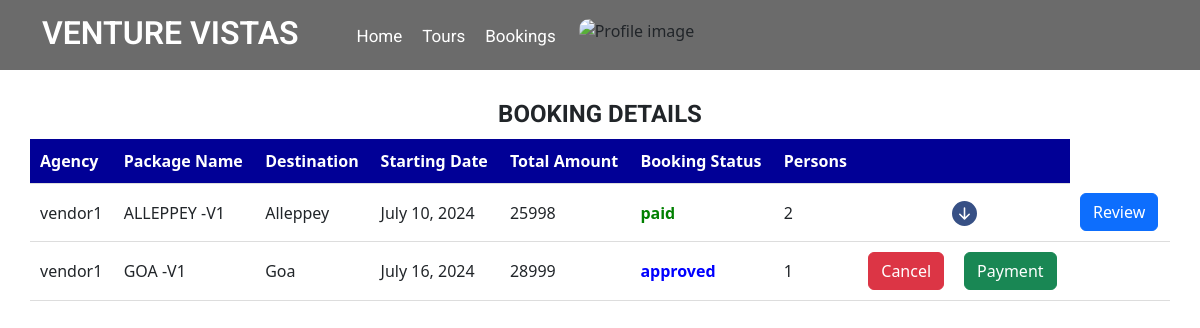
/userviewbookings (signed in), run on an earlier commit of the app's database.
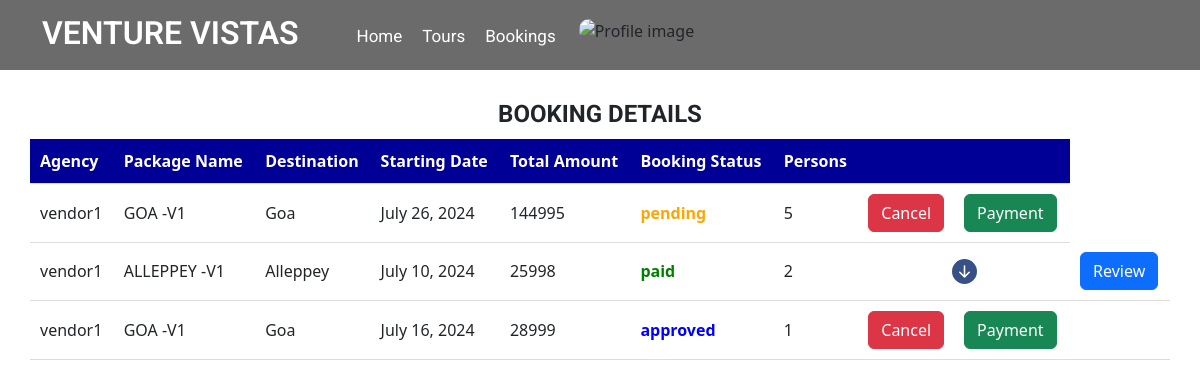
And on a later commit of the database.
### app/models.py (models this page shows, shortened)
class Booking(models.Model):
    booking_status = (
        ('booked', 'booked'),
        ('pending', 'pending'),
        ('reject', 'reject'),
        ('paid', 'paid'),
        ('approved', 'approved')
    )
    user_id = models.ForeignKey(CustomUser, on_delete=models.CASCADE)
    package_id = models.ForeignKey(Package, on_delete=models.CASCADE)
    name = models.CharField(max_length=50)
    no_of_people = models.IntegerField()
    booking_date = models.DateField()
    date = models.DateTimeField(auto_now_add=True)
    HealthAssistant_id = models.ForeignKey(HealthAssistant, on_delete=models.CASCADE,null=True, blank=True)
    status = models.CharField(choices=booking_status, default='pending', max_length=50)
    total_amount = models.IntegerField()
    rating = models.IntegerField(null=True, blank=True)
    review = models.CharField(max_length=200, null=True, blank=True)

class Package(models.Model):
    user_id = models.ForeignKey(CustomUser, on_delete=models.CASCADE)
    package_name = models.CharField(max_length=100)
    img1 = models.FileField(upload_to='package')
    img2 = models.FileField(upload_to='package')
    expiry_date = models.DateField()
    price = models.IntegerField()
    no_of_days = models.IntegerField()
    no_of_night = models.IntegerField()
    source = models.CharField(max_length=50)
    destination = models.CharField(max_length=50)
    description = models.CharField(max_length=200)
    is_active = models.BooleanField(default=False)

class CustomUser(AbstractUser):
    register_status = (
        ('approve', 'approve'),
        ('pending', 'pending'),
        ('reject', 'reject'),
    )
    phone_number = models.CharField(max_length=10)
    user_type = models.CharField(max_length=100)
    status = models.CharField(choices=register_status, default='pending', max_length=50)

### app/views.py (the view)
# urls.py: path('userviewbookings', views.userviewbookings, name="userviewbookings"),
@cache_control(no_cache=True, must_revalidate=True, no_store=True)
@login_required(login_url=Login)
def userviewbookings(request):
    User = CustomUser.objects.get(id=request.user.id)
    bookings_data = Booking.objects.filter(user_id=User).order_by('-status','-date')
    return render(request, 'User/Booking.html', {'bookings_data':bookings_data, 'User':User})

### template/User/Booking.html (shortened to what this page needs)
<!doctype html>
<html lang="en">
  <head>
    {% load static %}
    <link rel="stylesheet" href="{% static 'css/style-starter.css' %}">
    <link rel="stylesheet" href="https://cdnjs.cloudflare.com/ajax/libs/font-awesome/4.7.0/css/font-awesome.min.css">
  <link href="https://cdn.jsdelivr.net/npm/bootstrap@5.3.2/dist/css/bootstrap.min.css" rel="stylesheet"
>
  </head>
<body id="home">
<section class=" w3l-header-4 header-sticky">
	<header id="site-header" class="fixed-top">
		<div class="container">
			<nav class="navbar navbar-expand-lg navbar-dark stroke">
				<h1><a class="navbar-brand" href="{% url 'userHome' %}">
					</span>VENTURE VISTAS
				</a></h1>
				<div class="collapse navbar-collapse" id="navbarTogglerDemo02">
					<ul class="navbar-nav ml-lg-5">
						<li class="nav-item active">
							<a class="nav-link" href="{% url 'userHome' %}">Home <span class="sr-only">(current)</span></a>
						</li>
						<li class="nav-item @@services__active">
							<a class="nav-link" href="{% url 'user_packages' %}">Tours</a>
						</li>
            <li class="nav-item @@contact__active">
							<a class="nav-link" href="{% url 'userviewbookings' %}">Bookings</a>
						</li>
            <div class="dropdown">
              <button class="btn  dropdown-toggle" type="button" id="dropdownMenuButton" data-toggle="dropdown" aria-haspopup="true" aria-expanded="false">
              <img class="" width="30px" src="../../static/images/prof.png" alt="Profile image"> </a>
              </button>
            </div>
            </div>
				</div>
	  </header>
</section>
  <section>
    <h4 style="text-align: center; margin-top: 100px;"><B>BOOKING DETAILS</B></h4>
    <table style="width: 95%;">
      <tr>
        <th>Agency</th>
        <th>Package Name</th>
        <th>Destination</th>
        <th>Starting Date</th>
        <th>Total Amount</th>
        <th>Booking Status</th>
        <th>Persons</th>
<th></th>
      </tr>
      {% for booking in bookings_data %}
      <tr>
        <td>{{ booking.package_id.user_id.username }}</td>
        <td>{{ booking.package_id.package_name }}</td>
        <td>{{ booking.package_id.destination }}</td>
        <td>{{ booking.booking_date }}</td>
        <td>{{ booking.total_amount }}</td>
        <td style="font-weight: bold;{% if booking.status == 'canceled' %}color: red;{% elif booking.status == 'pending' %}color: orange;{% elif booking.status == 'approved' %}color: blue;{% elif booking.status == 'reject' %}color: red;{% elif booking.status == 'paid' %}color: green;{% endif %}">
          {{ booking.status }}
        </td>
        <td >{{ booking.no_of_people }}</td>
        <td style="text-align: center;">
          {% if booking.review %}
            <svg style="color: #375085;"  data-bs-toggle="collapse" data-bs-target="#bookingDetails{{ booking.id }}" aria-expanded="false" aria-controls="bookingDetails{{ booking.id }}" xmlns="http://www.w3.org/2000/svg" width="25" height="25" fill="currentColor" class="bi bi-arrow-down-circle-fill" viewBox="0 0 16 16">
              <path d="M16 8A8 8 0 1 1 0 8a8 8 0 0 1 16 0M8.5 4.5a.5.5 0 0 0-1 0v5.793L5.354 8.146a.5.5 0 1 0-.708.708l3 3a.5.5 0 0 0 .708 0l3-3a.5.5 0 0 0-.708-.708L8.5 10.293z"/>
            </svg>
        </td>
            <td>
            {% endif %}
          {% if booking.status in "approved" or booking.status in "pending" %}
          <div class="d-flex" style="gap: 20px;">
          <form action="{% url 'cancel_booking' booking.id %}" method="post">
            <button type="button" class="btn btn-danger" data-bs-toggle="modal" data-bs-target="#cancelBooking">
              Cancel
            </button>
          </form>
          <a href="{% url 'payments' id=booking.id %}"><button type="button"  class="btn btn-success"  data-bs-target="#staticBackdrop">
            Payment
          </button></a>
        </div>
          {% elif booking.status == "paid" %}
          <button type="button" class="btn btn-primary" data-bs-toggle="modal" data-bs-target="#staticBackdrop">
            Review
          </button>
          {% endif %}
          </td>
      </tr>
      {% endfor %}
    </table>
  </section>

What changed in the data, as far as the page shows it:
added Booking: package_id.user_id.username "vendor1", package_id.package_name "GOA -V1", package_id.destination "Goa", booking_date "July 26, 2024", total_amount "144995", status "pending", no_of_people "5", shows "Cancel"
